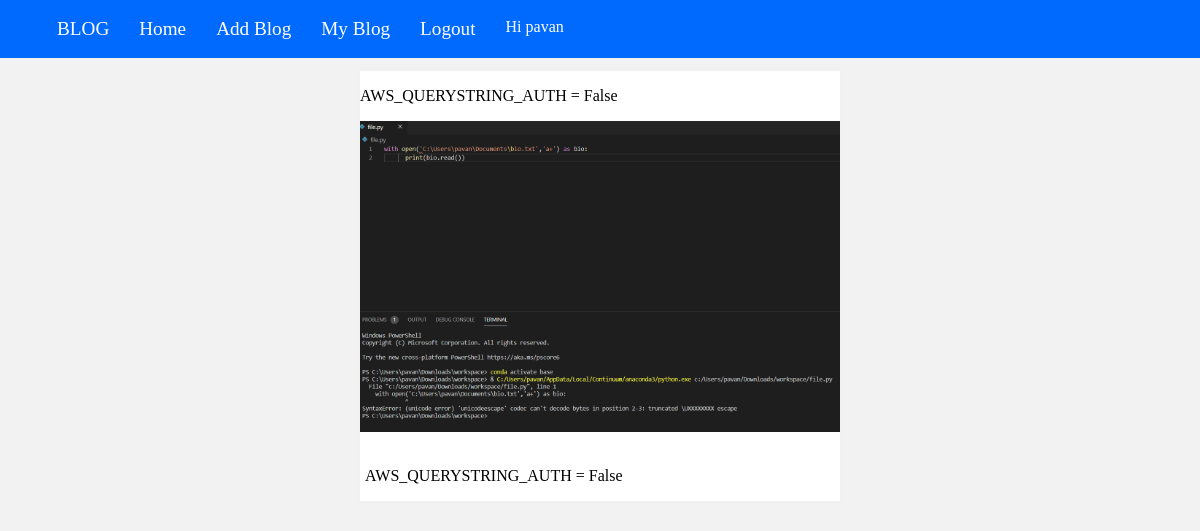
The app's page /view/7 (signed in) with its own data.
### blog/models.py (models this page shows)
class blog(models.Model):
    user  = models.ForeignKey(User,on_delete=models.CASCADE)
    title = models.TextField()
    content  = models.TextField()
    date_posted = timezone.localtime(timezone.now())
    img1 = models.ImageField(upload_to='images/',blank=True)
    img2 = models.ImageField(upload_to='images/',blank=True)
    id = models.AutoField(primary_key=True)

### blog/views.py (the view)
# urls.py: path('view/<int:id>',blog_view,name='blog_view'),
def blog_view(request,id):
    blogs = blog.objects.get(id=id)
    run = True
    return render(request,'blog_view.html',{'blog':blogs,'run':run})

### blog/templates/blog_view.html
{%include 'home.html'%}
{%block content%}
<div class="blog">
    <p>{{blog.title}}</p>
    <img src="{{blog.img2.url}}" alt="">
    <p class="desc">{{blog.content}}</p>
</div>
{%endblock%}

### blog/templates/home.html (shortened to what this page needs)
{% load static%}
<!DOCTYPE html>
<html>
<head>
	<link rel="stylesheet" href="{%static 'home2.css'%}">
</head>
<body>
<div class="nav">
    <ul>
        <li><a href="{% url 'home' %}">BLOG</a></li>
        <li><a href="{% url 'home' %}">Home</a></li>
		<li><a href="{% url 'add_blog' %}">Add Blog</a></li>
		<li><a href = "{%url 'my_blog'%}">My Blog</a></li>
        <li ><a href="{% url 'logout' %}">Logout</a></li>
		<li>Hi {{user.username}}</li>
    </ul>
</div>
</body>
</html>

### blog/static/home2.css (style rules this page uses)
body { background-color: #f2f2f2; margin: 0; }
.nav { background-color: #006aff; color: #fff; display: flex; justify-content: space-between; align-items: left; padding: 2px; margin-top: 0; }
.nav ul { display: flex; justify-content: space-between; list-style: none; }
.nav ul li { padding:0 15px; }
.nav ul li a { color: #fff; text-decoration: none; font-size: larger; margin-top: 5px; }
.desc { padding: 15px 5px 0px 5px; text-align: left; max-height: 105px; overflow-y: scroll; }
.blog { width: 40%; height: 50%; margin:auto; border: 3px solid #f1f1f1; background-color: rgb(255, 255, 255); overflow-y: scroll; max-height: 600px; }
div.blog img { width: 100%; height: auto; }

### records on screen
blog: title "AWS_QUERYSTRING_AUTH = False", img2 (picture), content "AWS_QUERYSTRING_AUTH = False"

### other values on screen
{{ user.username }} "pavan"
